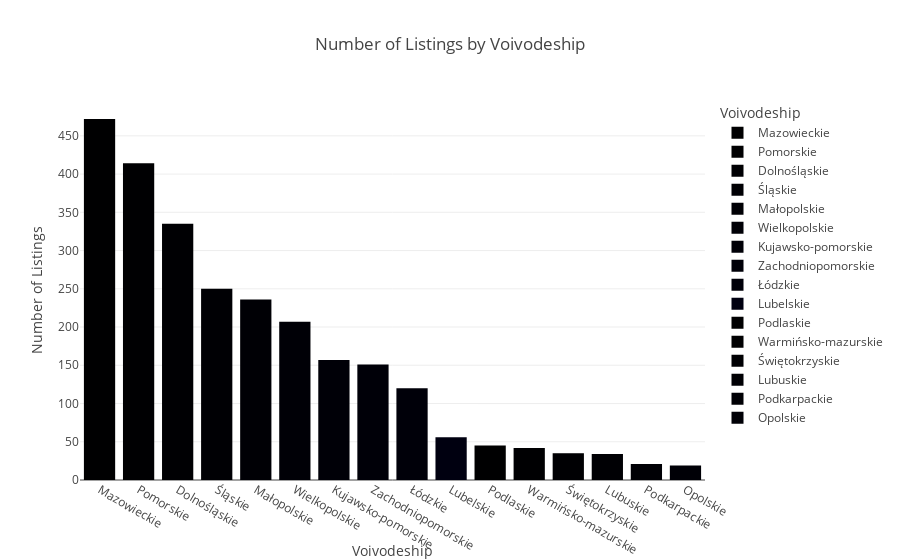

Notebook code cell kept with this figure:
### Code cell
voivodeship_counts = df_cleaned['Voivodeship'].value_counts().reset_index()
voivodeship_counts.columns = ['Voivodeship', 'Count']
fig = px.bar(voivodeship_counts, x='Voivodeship', y='Count', color='Voivodeship',
             title='Number of Listings by Voivodeship',
             labels={'Voivodeship': 'Voivodeship', 'Count': 'Number of Listings'},
             category_orders={'Voivodeship': voivodeship_counts['Voivodeship'].tolist()})

fig.show()

### Figure 1 — Plotly figure (JSON) as saved in the notebook; plotly's stock layout.template omitted (floating-point values rounded to 4 significant figures)
{"data": [{"alignmentgroup": "True", "hovertemplate": "Voivodeship=%{x}<br>Number of Listings=%{y}<extra></extra>", "legendgroup": "Mazowieckie", "marker": {"color": "#000001", "pattern": {"shape": ""}}, "name": "Mazowieckie", "offsetgroup": "Mazowieckie", "orientation": "v", "showlegend": true, "textposition": "auto", "type": "bar", "x": ["Mazowieckie"], "xaxis": "x", "y": [472], "yaxis": "y"}, {"alignmentgroup": "True", "hovertemplate": "Voivodeship=%{x}<br>Number of Listings=%{y}<extra></extra>", "legendgroup": "Pomorskie", "marker": {"color": "#000002", "pattern": {"shape": ""}}, "name": "Pomorskie", "offsetgroup": "Pomorskie", "orientation": "v", "showlegend": true, "textposition": "auto", "type": "bar", "x": ["Pomorskie"], "xaxis": "x", "y": [414], "yaxis": "y"}, {"alignmentgroup": "True", "hovertemplate": "Voivodeship=%{x}<br>Number of Listings=%{y}<extra></extra>", "legendgroup": "Dolnośląskie", "marker": {"color": "#000003", "pattern": {"shape": ""}}, "name": "Dolnośląskie", "offsetgroup": "Dolnośląskie", "orientation": "v", "showlegend": true, "textposition": "auto", "type": "bar", "x": ["Dolnośląskie"], "xaxis": "x", "y": [335], "yaxis": "y"}, {"alignmentgroup": "True", "hovertemplate": "Voivodeship=%{x}<br>Number of Listings=%{y}<extra></extra>", "legendgroup": "Śląskie", "marker": {"color": "#000004", "pattern": {"shape": ""}}, "name": "Śląskie", "offsetgroup": "Śląskie", "orientation": "v", "showlegend": true, "textposition": "auto", "type": "bar", "x": ["Śląskie"], "xaxis": "x", "y": [250], "yaxis": "y"}, {"alignmentgroup": "True", "hovertemplate": "Voivodeship=%{x}<br>Number of Listings=%{y}<extra></extra>", "legendgroup": "Małopolskie", "marker": {"color": "#000005", "pattern": {"shape": ""}}, "name": "Małopolskie", "offsetgroup": "Małopolskie", "orientation": "v", "showlegend": true, "textposition": "auto", "type": "bar", "x": ["Małopolskie"], "xaxis": "x", "y": [236], "yaxis": "y"}, {"alignmentgroup": "True", "hovertemplate": "Voivodeship=%{x}<br>Number of Listings=%{y}<extra></extra>", "legendgroup": "Wielkopolskie", "marker": {"color": "#000006", "pattern": {"shape": ""}}, "name": "Wielkopolskie", "offsetgroup": "Wielkopolskie", "orientation": "v", "showlegend": true, "textposition": "auto", "type": "bar", "x": ["Wielkopolskie"], "xaxis": "x", "y": [207], "yaxis": "y"}, {"alignmentgroup": "True", "hovertemplate": "Voivodeship=%{x}<br>Number of Listings=%{y}<extra></extra>", "legendgroup": "Kujawsko-pomorskie", "marker": {"color": "#000007", "pattern": {"shape": ""}}, "name": "Kujawsko-pomorskie", "offsetgroup": "Kujawsko-pomorskie", "orientation": "v", "showlegend": true, "textposition": "auto", "type": "bar", "x": ["Kujawsko-pomorskie"], "xaxis": "x", "y": [157], "yaxis": "y"}, {"alignmentgroup": "True", "hovertemplate": "Voivodeship=%{x}<br>Number of Listings=%{y}<extra></extra>", "legendgroup": "Zachodniopomorskie", "marker": {"color": "#000008", "pattern": {"shape": ""}}, "name": "Zachodniopomorskie", "offsetgroup": "Zachodniopomorskie", "orientation": "v", "showlegend": true, "textposition": "auto", "type": "bar", "x": ["Zachodniopomorskie"], "xaxis": "x", "y": [151], "yaxis": "y"}, {"alignmentgroup": "True", "hovertemplate": "Voivodeship=%{x}<br>Number of Listings=%{y}<extra></extra>", "legendgroup": "Łódzkie", "marker": {"color": "#000009", "pattern": {"shape": ""}}, "name": "Łódzkie", "offsetgroup": "Łódzkie", "orientation": "v", "showlegend": true, "textposition": "auto", "type": "bar", "x": ["Łódzkie"], "xaxis": "x", "y": [120], "yaxis": "y"}, {"alignmentgroup": "True", "hovertemplate": "Voivodeship=%{x}<br>Number of Listings=%{y}<extra></extra>", "legendgroup": "Lubelskie", "marker": {"color": "#000010", "pattern": {"shape": ""}}, "name": "Lubelskie", "offsetgroup": "Lubelskie", "orientation": "v", "showlegend": true, "textposition": "auto", "type": "bar", "x": ["Lubelskie"], "xaxis": "x", "y": [56], "yaxis": "y"}, {"alignmentgroup": "True", "hovertemplate": "Voivodeship=%{x}<br>Number of Listings=%{y}<extra></extra>", "legendgroup": "Podlaskie", "marker": {"color": "#000001", "pattern": {"shape": ""}}, "name": "Podlaskie", "offsetgroup": "Podlaskie", "orientation": "v", "showlegend": true, "textposition": "auto", "type": "bar", "x": ["Podlaskie"], "xaxis": "x", "y": [45], "yaxis": "y"}, {"alignmentgroup": "True", "hovertemplate": "Voivodeship=%{x}<br>Number of Listings=%{y}<extra></extra>", "legendgroup": "Warmińsko-mazurskie", "marker": {"color": "#000002", "pattern": {"shape": ""}}, "name": "Warmińsko-mazurskie", "offsetgroup": "Warmińsko-mazurskie", "orientation": "v", "showlegend": true, "textposition": "auto", "type": "bar", "x": ["Warmińsko-mazurskie"], "xaxis": "x", "y": [42], "yaxis": "y"}, {"alignmentgroup": "True", "hovertemplate": "Voivodeship=%{x}<br>Number of Listings=%{y}<extra></extra>", "legendgroup": "Świętokrzyskie", "marker": {"color": "#000003", "pattern": {"shape": ""}}, "name": "Świętokrzyskie", "offsetgroup": "Świętokrzyskie", "orientation": "v", "showlegend": true, "textposition": "auto", "type": "bar", "x": ["Świętokrzyskie"], "xaxis": "x", "y": [35], "yaxis": "y"}, {"alignmentgroup": "True", "hovertemplate": "Voivodeship=%{x}<br>Number of Listings=%{y}<extra></extra>", "legendgroup": "Lubuskie", "marker": {"color": "#000004", "pattern": {"shape": ""}}, "name": "Lubuskie", "offsetgroup": "Lubuskie", "orientation": "v", "showlegend": true, "textposition": "auto", "type": "bar", "x": ["Lubuskie"], "xaxis": "x", "y": [34], "yaxis": "y"}, {"alignmentgroup": "True", "hovertemplate": "Voivodeship=%{x}<br>Number of Listings=%{y}<extra></extra>", "legendgroup": "Podkarpackie", "marker": {"color": "#000005", "pattern": {"shape": ""}}, "name": "Podkarpackie", "offsetgroup": "Podkarpackie", "orientation": "v", "showlegend": true, "textposition": "auto", "type": "bar", "x": ["Podkarpackie"], "xaxis": "x", "y": [21], "yaxis": "y"}, {"alignmentgroup": "True", "hovertemplate": "Voivodeship=%{x}<br>Number of Listings=%{y}<extra></extra>", "legendgroup": "Opolskie", "marker": {"color": "#000006", "pattern": {"shape": ""}}, "name": "Opolskie", "offsetgroup": "Opolskie", "orientation": "v", "showlegend": true, "textposition": "auto", "type": "bar", "x": ["Opolskie"], "xaxis": "x", "y": [19], "yaxis": "y"}], "layout": {"barmode": "relative", "legend": {"title": {"text": "Voivodeship"}, "tracegroupgap": 0}, "title": {"text": "Number of Listings by Voivodeship"}, "xaxis": {"anchor": "y", "categoryarray": ["Mazowieckie", "Pomorskie", "Dolnośląskie", "Śląskie", "Małopolskie", "Wielkopolskie", "Kujawsko-pomorskie", "Zachodniopomorskie", "Łódzkie", "Lubelskie", "Podlaskie", "Warmińsko-mazurskie", "Świętokrzyskie", "Lubuskie", "Podkarpackie", "Opolskie"], "categoryorder": "array", "domain": [0, 1], "title": {"text": "Voivodeship"}}, "yaxis": {"anchor": "x", "domain": [0, 1], "title": {"text": "Number of Listings"}}}}
